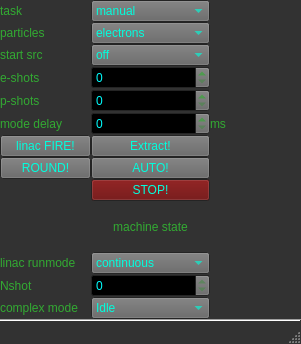
<?xml version="1.0" encoding="UTF-8"?>
<ui version="4.0">
 <class>MainWindow</class>
 <widget class="QMainWindow" name="MainWindow">
  <property name="geometry">
   <rect>
    <x>0</x>
    <y>0</y>
    <width>301</width>
    <height>344</height>
   </rect>
  </property>
  <property name="minimumSize">
   <size>
    <width>0</width>
    <height>0</height>
   </size>
  </property>
  <property name="palette">
   <palette>
    <active>
     <colorrole role="WindowText">
      <brush brushstyle="SolidPattern">
       <color alpha="255">
        <red>50</red>
        <green>170</green>
        <blue>50</blue>
       </color>
      </brush>
     </colorrole>
     <colorrole role="Button">
      <brush brushstyle="SolidPattern">
       <color alpha="255">
        <red>100</red>
        <green>100</green>
        <blue>100</blue>
       </color>
      </brush>
     </colorrole>
     <colorrole role="Midlight">
      <brush brushstyle="SolidPattern">
       <color alpha="255">
        <red>50</red>
        <green>50</green>
        <blue>50</blue>
       </color>
      </brush>
     </colorrole>
     <colorrole role="Text">
      <brush brushstyle="SolidPattern">
       <color alpha="255">
        <red>0</red>
        <green>255</green>
        <blue>255</blue>
       </color>
      </brush>
     </colorrole>
     <colorrole role="ButtonText">
      <brush brushstyle="SolidPattern">
       <color alpha="255">
        <red>0</red>
        <green>255</green>
        <blue>222</blue>
       </color>
      </brush>
     </colorrole>
     <colorrole role="Base">
      <brush brushstyle="SolidPattern">
       <color alpha="255">
        <red>0</red>
        <green>0</green>
        <blue>0</blue>
       </color>
      </brush>
     </colorrole>
     <colorrole role="Window">
      <brush brushstyle="SolidPattern">
       <color alpha="255">
        <red>50</red>
        <green>50</green>
        <blue>50</blue>
       </color>
      </brush>
     </colorrole>
     <colorrole role="AlternateBase">
      <brush brushstyle="SolidPattern">
       <color alpha="255">
        <red>50</red>
        <green>50</green>
        <blue>50</blue>
       </color>
      </brush>
     </colorrole>
     <colorrole role="NoRole">
      <brush brushstyle="SolidPattern">
       <color alpha="255">
        <red>85</red>
        <green>85</green>
        <blue>0</blue>
       </color>
      </brush>
     </colorrole>
    </active>
    <inactive>
     <colorrole role="WindowText">
      <brush brushstyle="SolidPattern">
       <color alpha="255">
        <red>50</red>
        <green>170</green>
        <blue>50</blue>
       </color>
      </brush>
     </colorrole>
     <colorrole role="Button">
      <brush brushstyle="SolidPattern">
       <color alpha="255">
        <red>100</red>
        <green>100</green>
        <blue>100</blue>
       </color>
      </brush>
     </colorrole>
     <colorrole role="Midlight">
      <brush brushstyle="SolidPattern">
       <color alpha="255">
        <red>50</red>
        <green>50</green>
        <blue>50</blue>
       </color>
      </brush>
     </colorrole>
     <colorrole role="Text">
      <brush brushstyle="SolidPattern">
       <color alpha="255">
        <red>0</red>
        <green>255</green>
        <blue>255</blue>
       </color>
      </brush>
     </colorrole>
     <colorrole role="ButtonText">
      <brush brushstyle="SolidPattern">
       <color alpha="255">
        <red>0</red>
        <green>255</green>
        <blue>222</blue>
       </color>
      </brush>
     </colorrole>
     <colorrole role="Base">
      <brush brushstyle="SolidPattern">
       <color alpha="255">
        <red>0</red>
        <green>0</green>
        <blue>0</blue>
       </color>
      </brush>
     </colorrole>
     <colorrole role="Window">
      <brush brushstyle="SolidPattern">
       <color alpha="255">
        <red>50</red>
        <green>50</green>
        <blue>50</blue>
       </color>
      </brush>
     </colorrole>
     <colorrole role="AlternateBase">
      <brush brushstyle="SolidPattern">
       <color alpha="255">
        <red>50</red>
        <green>50</green>
        <blue>50</blue>
       </color>
      </brush>
     </colorrole>
     <colorrole role="NoRole">
      <brush brushstyle="SolidPattern">
       <color alpha="255">
        <red>85</red>
        <green>85</green>
        <blue>0</blue>
       </color>
      </brush>
     </colorrole>
    </inactive>
    <disabled>
     <colorrole role="WindowText">
      <brush brushstyle="SolidPattern">
       <color alpha="255">
        <red>144</red>
        <green>141</green>
        <blue>139</blue>
       </color>
      </brush>
     </colorrole>
     <colorrole role="Button">
      <brush brushstyle="SolidPattern">
       <color alpha="255">
        <red>100</red>
        <green>100</green>
        <blue>100</blue>
       </color>
      </brush>
     </colorrole>
     <colorrole role="Midlight">
      <brush brushstyle="SolidPattern">
       <color alpha="255">
        <red>50</red>
        <green>50</green>
        <blue>50</blue>
       </color>
      </brush>
     </colorrole>
     <colorrole role="Text">
      <brush brushstyle="SolidPattern">
       <color alpha="255">
        <red>169</red>
        <green>167</green>
        <blue>167</blue>
       </color>
      </brush>
     </colorrole>
     <colorrole role="ButtonText">
      <brush brushstyle="SolidPattern">
       <color alpha="255">
        <red>150</red>
        <green>147</green>
        <blue>145</blue>
       </color>
      </brush>
     </colorrole>
     <colorrole role="Base">
      <brush brushstyle="SolidPattern">
       <color alpha="255">
        <red>50</red>
        <green>50</green>
        <blue>50</blue>
       </color>
      </brush>
     </colorrole>
     <colorrole role="Window">
      <brush brushstyle="SolidPattern">
       <color alpha="255">
        <red>50</red>
        <green>50</green>
        <blue>50</blue>
       </color>
      </brush>
     </colorrole>
     <colorrole role="AlternateBase">
      <brush brushstyle="SolidPattern">
       <color alpha="255">
        <red>50</red>
        <green>50</green>
        <blue>50</blue>
       </color>
      </brush>
     </colorrole>
     <colorrole role="NoRole">
      <brush brushstyle="SolidPattern">
       <color alpha="255">
        <red>85</red>
        <green>85</green>
        <blue>0</blue>
       </color>
      </brush>
     </colorrole>
    </disabled>
   </palette>
  </property>
  <property name="windowTitle">
   <string>Doomsday Machine</string>
  </property>
  <property name="documentMode">
   <bool>false</bool>
  </property>
  <widget class="QWidget" name="centralwidget">
   <layout class="QGridLayout" name="gridLayout_2">
    <property name="margin">
     <number>0</number>
    </property>
    <property name="spacing">
     <number>0</number>
    </property>
    <item row="0" column="0">
     <layout class="QGridLayout" name="gridLayout_3" columnstretch="0,0,0">
      <property name="sizeConstraint">
       <enum>QLayout::SetMaximumSize</enum>
      </property>
      <property name="spacing">
       <number>0</number>
      </property>
      <item row="14" column="0">
       <widget class="QLabel" name="label_22">
        <property name="text">
         <string>Nshot</string>
        </property>
       </widget>
      </item>
      <item row="14" column="1">
       <widget class="FDoubleSpinBox" name="nshot">
        <property name="readOnly">
         <bool>true</bool>
        </property>
        <property name="decimals">
         <number>0</number>
        </property>
        <property name="maximum">
         <double>65535.000000000000000</double>
        </property>
       </widget>
      </item>
      <item row="16" column="0">
       <widget class="QLabel" name="label_76">
        <property name="text">
         <string>complex mode</string>
        </property>
       </widget>
      </item>
      <item row="6" column="2">
       <widget class="QLabel" name="label_31">
        <property name="text">
         <string>ms</string>
        </property>
       </widget>
      </item>
      <item row="16" column="1">
       <widget class="FComboBox" name="icmode">
        <property name="focusPolicy">
         <enum>Qt::NoFocus</enum>
        </property>
        <property name="currentIndex">
         <number>0</number>
        </property>
        <item>
         <property name="text">
          <string>Idle</string>
         </property>
        </item>
        <item>
         <property name="text">
          <string>Single operation</string>
         </property>
        </item>
        <item>
         <property name="text">
          <string>Single round</string>
         </property>
        </item>
        <item>
         <property name="text">
          <string>Loop</string>
         </property>
        </item>
       </widget>
      </item>
      <item row="12" column="0" colspan="3">
       <widget class="QLabel" name="label_27">
        <property name="text">
         <string>machine state</string>
        </property>
        <property name="alignment">
         <set>Qt::AlignCenter</set>
        </property>
        <property name="margin">
         <number>3</number>
        </property>
       </widget>
      </item>
      <item row="4" column="1">
       <widget class="FDoubleSpinBox" name="eshots">
        <property name="decimals">
         <number>0</number>
        </property>
        <property name="maximum">
         <double>65535.000000000000000</double>
        </property>
       </widget>
      </item>
      <item row="6" column="1">
       <widget class="FDoubleSpinBox" name="modedelay">
        <property name="decimals">
         <number>0</number>
        </property>
        <property name="maximum">
         <double>10000.000000000000000</double>
        </property>
       </widget>
      </item>
      <item row="6" column="0">
       <widget class="QLabel" name="label_75">
        <property name="text">
         <string>mode delay</string>
        </property>
       </widget>
      </item>
      <item row="9" column="1">
       <widget class="QPushButton" name="autofire">
        <property name="text">
         <string>AUTO!</string>
        </property>
       </widget>
      </item>
      <item row="10" column="1">
       <widget class="QPushButton" name="stop">
        <property name="palette">
         <palette>
          <active>
           <colorrole role="Button">
            <brush brushstyle="SolidPattern">
             <color alpha="255">
              <red>100</red>
              <green>0</green>
              <blue>0</blue>
             </color>
            </brush>
           </colorrole>
          </active>
          <inactive>
           <colorrole role="Button">
            <brush brushstyle="SolidPattern">
             <color alpha="255">
              <red>100</red>
              <green>0</green>
              <blue>0</blue>
             </color>
            </brush>
           </colorrole>
          </inactive>
          <disabled>
           <colorrole role="Button">
            <brush brushstyle="SolidPattern">
             <color alpha="255">
              <red>100</red>
              <green>0</green>
              <blue>0</blue>
             </color>
            </brush>
           </colorrole>
          </disabled>
         </palette>
        </property>
        <property name="text">
         <string>STOP!</string>
        </property>
       </widget>
      </item>
      <item row="13" column="1">
       <widget class="FComboBox" name="linacRunmode">
        <property name="editable">
         <bool>false</bool>
        </property>
        <item>
         <property name="text">
          <string>continuous</string>
         </property>
        </item>
        <item>
         <property name="text">
          <string>counter</string>
         </property>
        </item>
       </widget>
      </item>
      <item row="5" column="1">
       <widget class="FDoubleSpinBox" name="pshots">
        <property name="decimals">
         <number>0</number>
        </property>
        <property name="maximum">
         <double>65535.000000000000000</double>
        </property>
       </widget>
      </item>
      <item row="5" column="0">
       <widget class="QLabel" name="label_73">
        <property name="text">
         <string>p-shots</string>
        </property>
       </widget>
      </item>
      <item row="0" column="1">
       <widget class="FComboBox" name="task">
        <item>
         <property name="text">
          <string>manual</string>
         </property>
        </item>
        <item>
         <property name="text">
          <string>e_store&amp;stop</string>
         </property>
        </item>
        <item>
         <property name="text">
          <string>e_store&amp;extract</string>
         </property>
        </item>
        <item>
         <property name="text">
          <string>e_keep current</string>
         </property>
        </item>
        <item>
         <property name="text">
          <string>p_store&amp;stop</string>
         </property>
        </item>
        <item>
         <property name="text">
          <string>p_store&amp;extract</string>
         </property>
        </item>
        <item>
         <property name="text">
          <string>p_keep_current</string>
         </property>
        </item>
       </widget>
      </item>
      <item row="0" column="0">
       <widget class="QLabel" name="label_26">
        <property name="text">
         <string>task</string>
        </property>
       </widget>
      </item>
      <item row="1" column="0">
       <widget class="QLabel" name="label_74">
        <property name="text">
         <string>particles</string>
        </property>
       </widget>
      </item>
      <item row="9" column="0">
       <widget class="QPushButton" name="round">
        <property name="text">
         <string>ROUND!</string>
        </property>
       </widget>
      </item>
      <item row="4" column="0">
       <widget class="QLabel" name="label_2">
        <property name="text">
         <string>e-shots</string>
        </property>
       </widget>
      </item>
      <item row="2" column="0">
       <widget class="QLabel" name="label_33">
        <property name="text">
         <string>start src</string>
        </property>
       </widget>
      </item>
      <item row="13" column="0">
       <widget class="QLabel" name="label_28">
        <property name="text">
         <string>linac runmode</string>
        </property>
       </widget>
      </item>
      <item row="1" column="1">
       <widget class="FComboBox" name="particles">
        <property name="editable">
         <bool>false</bool>
        </property>
        <item>
         <property name="text">
          <string>electrons</string>
         </property>
        </item>
        <item>
         <property name="text">
          <string>positrons</string>
         </property>
        </item>
       </widget>
      </item>
      <item row="8" column="0">
       <widget class="QPushButton" name="fire">
        <property name="text">
         <string>linac FIRE!</string>
        </property>
       </widget>
      </item>
      <item row="8" column="1">
       <widget class="QPushButton" name="extract">
        <property name="text">
         <string>Extract!</string>
        </property>
       </widget>
      </item>
      <item row="2" column="1">
       <widget class="FComboBox" name="startsrc">
        <item>
         <property name="text">
          <string>off</string>
         </property>
        </item>
        <item>
         <property name="text">
          <string>VEPP-2000</string>
         </property>
        </item>
        <item>
         <property name="text">
          <string>VEPP-3</string>
         </property>
        </item>
        <item>
         <property name="text">
          <string>testing</string>
         </property>
        </item>
       </widget>
      </item>
     </layout>
    </item>
    <item row="1" column="0">
     <widget class="Line" name="line_4">
      <property name="orientation">
       <enum>Qt::Horizontal</enum>
      </property>
     </widget>
    </item>
   </layout>
  </widget>
  <widget class="QStatusBar" name="statusbar">
   <property name="palette">
    <palette>
     <active>
      <colorrole role="WindowText">
       <brush brushstyle="SolidPattern">
        <color alpha="255">
         <red>0</red>
         <green>0</green>
         <blue>0</blue>
        </color>
       </brush>
      </colorrole>
      <colorrole role="Button">
       <brush brushstyle="SolidPattern">
        <color alpha="255">
         <red>134</red>
         <green>135</green>
         <blue>223</blue>
        </color>
       </brush>
      </colorrole>
      <colorrole role="Light">
       <brush brushstyle="SolidPattern">
        <color alpha="255">
         <red>233</red>
         <green>233</green>
         <blue>255</blue>
        </color>
       </brush>
      </colorrole>
      <colorrole role="Midlight">
       <brush brushstyle="SolidPattern">
        <color alpha="255">
         <red>183</red>
         <green>184</green>
         <blue>239</blue>
        </color>
       </brush>
      </colorrole>
      <colorrole role="Dark">
       <brush brushstyle="SolidPattern">
        <color alpha="255">
         <red>67</red>
         <green>67</green>
         <blue>111</blue>
        </color>
       </brush>
      </colorrole>
      <colorrole role="Mid">
       <brush brushstyle="SolidPattern">
        <color alpha="255">
         <red>89</red>
         <green>90</green>
         <blue>149</blue>
        </color>
       </brush>
      </colorrole>
      <colorrole role="Text">
       <brush brushstyle="SolidPattern">
        <color alpha="255">
         <red>0</red>
         <green>0</green>
         <blue>0</blue>
        </color>
       </brush>
      </colorrole>
      <colorrole role="BrightText">
       <brush brushstyle="SolidPattern">
        <color alpha="255">
         <red>255</red>
         <green>255</green>
         <blue>255</blue>
        </color>
       </brush>
      </colorrole>
      <colorrole role="ButtonText">
       <brush brushstyle="SolidPattern">
        <color alpha="255">
         <red>0</red>
         <green>0</green>
         <blue>0</blue>
        </color>
       </brush>
      </colorrole>
      <colorrole role="Base">
       <brush brushstyle="SolidPattern">
        <color alpha="255">
         <red>255</red>
         <green>255</green>
         <blue>255</blue>
        </color>
       </brush>
      </colorrole>
      <colorrole role="Window">
       <brush brushstyle="SolidPattern">
        <color alpha="255">
         <red>134</red>
         <green>135</green>
         <blue>223</blue>
        </color>
       </brush>
      </colorrole>
      <colorrole role="Shadow">
       <brush brushstyle="SolidPattern">
        <color alpha="255">
         <red>0</red>
         <green>0</green>
         <blue>0</blue>
        </color>
       </brush>
      </colorrole>
      <colorrole role="AlternateBase">
       <brush brushstyle="SolidPattern">
        <color alpha="255">
         <red>194</red>
         <green>195</green>
         <blue>239</blue>
        </color>
       </brush>
      </colorrole>
      <colorrole role="ToolTipBase">
       <brush brushstyle="SolidPattern">
        <color alpha="255">
         <red>255</red>
         <green>255</green>
         <blue>220</blue>
        </color>
       </brush>
      </colorrole>
      <colorrole role="ToolTipText">
       <brush brushstyle="SolidPattern">
        <color alpha="255">
         <red>0</red>
         <green>0</green>
         <blue>0</blue>
        </color>
       </brush>
      </colorrole>
     </active>
     <inactive>
      <colorrole role="WindowText">
       <brush brushstyle="SolidPattern">
        <color alpha="255">
         <red>0</red>
         <green>0</green>
         <blue>0</blue>
        </color>
       </brush>
      </colorrole>
      <colorrole role="Button">
       <brush brushstyle="SolidPattern">
        <color alpha="255">
         <red>134</red>
         <green>135</green>
         <blue>223</blue>
        </color>
       </brush>
      </colorrole>
      <colorrole role="Light">
       <brush brushstyle="SolidPattern">
        <color alpha="255">
         <red>233</red>
         <green>233</green>
         <blue>255</blue>
        </color>
       </brush>
      </colorrole>
      <colorrole role="Midlight">
       <brush brushstyle="SolidPattern">
        <color alpha="255">
         <red>183</red>
         <green>184</green>
         <blue>239</blue>
        </color>
       </brush>
      </colorrole>
      <colorrole role="Dark">
       <brush brushstyle="SolidPattern">
        <color alpha="255">
         <red>67</red>
         <green>67</green>
         <blue>111</blue>
        </color>
       </brush>
      </colorrole>
      <colorrole role="Mid">
       <brush brushstyle="SolidPattern">
        <color alpha="255">
         <red>89</red>
         <green>90</green>
         <blue>149</blue>
        </color>
       </brush>
      </colorrole>
      <colorrole role="Text">
       <brush brushstyle="SolidPattern">
        <color alpha="255">
         <red>0</red>
         <green>0</green>
         <blue>0</blue>
        </color>
       </brush>
      </colorrole>
      <colorrole role="BrightText">
       <brush brushstyle="SolidPattern">
        <color alpha="255">
         <red>255</red>
         <green>255</green>
         <blue>255</blue>
        </color>
       </brush>
      </colorrole>
      <colorrole role="ButtonText">
       <brush brushstyle="SolidPattern">
        <color alpha="255">
         <red>0</red>
         <green>0</green>
         <blue>0</blue>
        </color>
       </brush>
      </colorrole>
      <colorrole role="Base">
       <brush brushstyle="SolidPattern">
        <color alpha="255">
         <red>255</red>
         <green>255</green>
         <blue>255</blue>
        </color>
       </brush>
      </colorrole>
      <colorrole role="Window">
       <brush brushstyle="SolidPattern">
        <color alpha="255">
         <red>134</red>
         <green>135</green>
         <blue>223</blue>
        </color>
       </brush>
      </colorrole>
      <colorrole role="Shadow">
       <brush brushstyle="SolidPattern">
        <color alpha="255">
         <red>0</red>
         <green>0</green>
         <blue>0</blue>
        </color>
       </brush>
      </colorrole>
      <colorrole role="AlternateBase">
       <brush brushstyle="SolidPattern">
        <color alpha="255">
         <red>194</red>
         <green>195</green>
         <blue>239</blue>
        </color>
       </brush>
      </colorrole>
      <colorrole role="ToolTipBase">
       <brush brushstyle="SolidPattern">
        <color alpha="255">
         <red>255</red>
         <green>255</green>
         <blue>220</blue>
        </color>
       </brush>
      </colorrole>
      <colorrole role="ToolTipText">
       <brush brushstyle="SolidPattern">
        <color alpha="255">
         <red>0</red>
         <green>0</green>
         <blue>0</blue>
        </color>
       </brush>
      </colorrole>
     </inactive>
     <disabled>
      <colorrole role="WindowText">
       <brush brushstyle="SolidPattern">
        <color alpha="255">
         <red>67</red>
         <green>67</green>
         <blue>111</blue>
        </color>
       </brush>
      </colorrole>
      <colorrole role="Button">
       <brush brushstyle="SolidPattern">
        <color alpha="255">
         <red>134</red>
         <green>135</green>
         <blue>223</blue>
        </color>
       </brush>
      </colorrole>
      <colorrole role="Light">
       <brush brushstyle="SolidPattern">
        <color alpha="255">
         <red>233</red>
         <green>233</green>
         <blue>255</blue>
        </color>
       </brush>
      </colorrole>
      <colorrole role="Midlight">
       <brush brushstyle="SolidPattern">
        <color alpha="255">
         <red>183</red>
         <green>184</green>
         <blue>239</blue>
        </color>
       </brush>
      </colorrole>
      <colorrole role="Dark">
       <brush brushstyle="SolidPattern">
        <color alpha="255">
         <red>67</red>
         <green>67</green>
         <blue>111</blue>
        </color>
       </brush>
      </colorrole>
      <colorrole role="Mid">
       <brush brushstyle="SolidPattern">
        <color alpha="255">
         <red>89</red>
         <green>90</green>
         <blue>149</blue>
        </color>
       </brush>
      </colorrole>
      <colorrole role="Text">
       <brush brushstyle="SolidPattern">
        <color alpha="255">
         <red>67</red>
         <green>67</green>
         <blue>111</blue>
        </color>
       </brush>
      </colorrole>
      <colorrole role="BrightText">
       <brush brushstyle="SolidPattern">
        <color alpha="255">
         <red>255</red>
         <green>255</green>
         <blue>255</blue>
        </color>
       </brush>
      </colorrole>
      <colorrole role="ButtonText">
       <brush brushstyle="SolidPattern">
        <color alpha="255">
         <red>67</red>
         <green>67</green>
         <blue>111</blue>
        </color>
       </brush>
      </colorrole>
      <colorrole role="Base">
       <brush brushstyle="SolidPattern">
        <color alpha="255">
         <red>134</red>
         <green>135</green>
         <blue>223</blue>
        </color>
       </brush>
      </colorrole>
      <colorrole role="Window">
       <brush brushstyle="SolidPattern">
        <color alpha="255">
         <red>134</red>
         <green>135</green>
         <blue>223</blue>
        </color>
       </brush>
      </colorrole>
      <colorrole role="Shadow">
       <brush brushstyle="SolidPattern">
        <color alpha="255">
         <red>0</red>
         <green>0</green>
         <blue>0</blue>
        </color>
       </brush>
      </colorrole>
      <colorrole role="AlternateBase">
       <brush brushstyle="SolidPattern">
        <color alpha="255">
         <red>134</red>
         <green>135</green>
         <blue>223</blue>
        </color>
       </brush>
      </colorrole>
      <colorrole role="ToolTipBase">
       <brush brushstyle="SolidPattern">
        <color alpha="255">
         <red>255</red>
         <green>255</green>
         <blue>220</blue>
        </color>
       </brush>
      </colorrole>
      <colorrole role="ToolTipText">
       <brush brushstyle="SolidPattern">
        <color alpha="255">
         <red>0</red>
         <green>0</green>
         <blue>0</blue>
        </color>
       </brush>
      </colorrole>
     </disabled>
    </palette>
   </property>
   <property name="font">
    <font>
     <weight>75</weight>
     <bold>true</bold>
     <stylestrategy>PreferDefault</stylestrategy>
    </font>
   </property>
  </widget>
 </widget>
 <customwidgets>
  <customwidget>
   <class>FComboBox</class>
   <extends>QComboBox</extends>
   <header>fwidgets.fcombobox</header>
  </customwidget>
  <customwidget>
   <class>FDoubleSpinBox</class>
   <extends>QDoubleSpinBox</extends>
   <header>fwidgets.fdoublespinbox</header>
  </customwidget>
 </customwidgets>
 <resources/>
 <connections/>
</ui>
